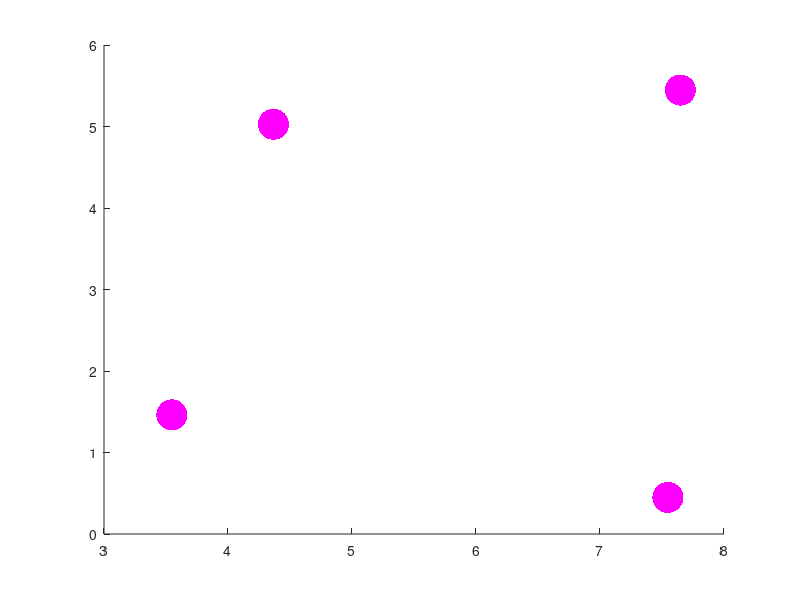

Write the MATLAB code that produced this figure. (Note: this script raises an error after producing the figure.)
start=rand(1);
hold on
scatter3(rand(1,4)*10,rand(1,4)*10,rand(1,4)*10,500,'m','fill');

cp=['g' 'b' 'c' 'k' 'r'];

endp=9;
for i=1:5
    x=[start x(i)+rand(1,5) endp];
    y=[start y(i)+rand(1,5) endp];
    z=[start z(i)+rand(1,5) endp];
    plot3(x,y,z,cp(i),'linewidth',0.5);
    text(x,y,z,'q');
end
legend('radar','2','3','4','5',0)
hold off
grid on